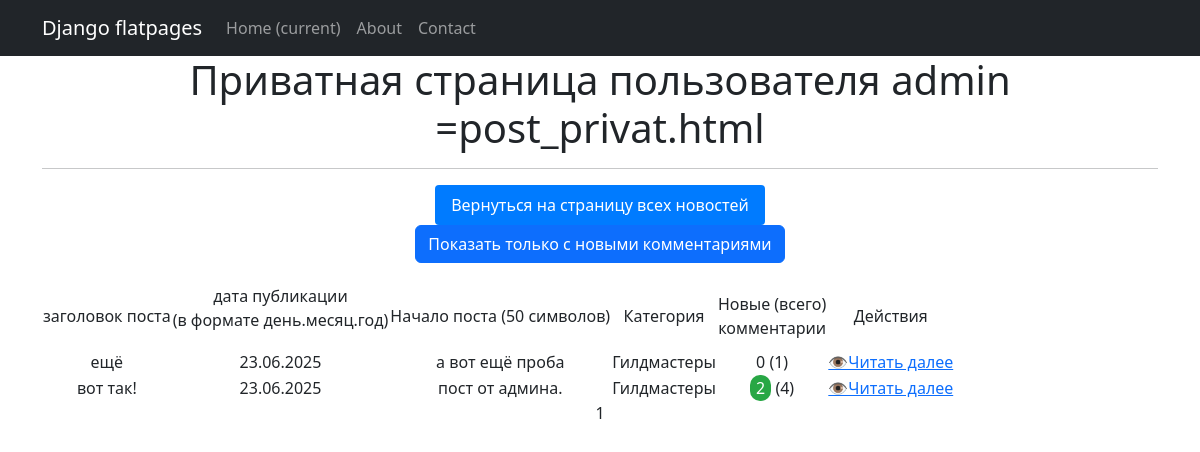
/news/privat/ (signed in), run on an earlier commit of the app's database.
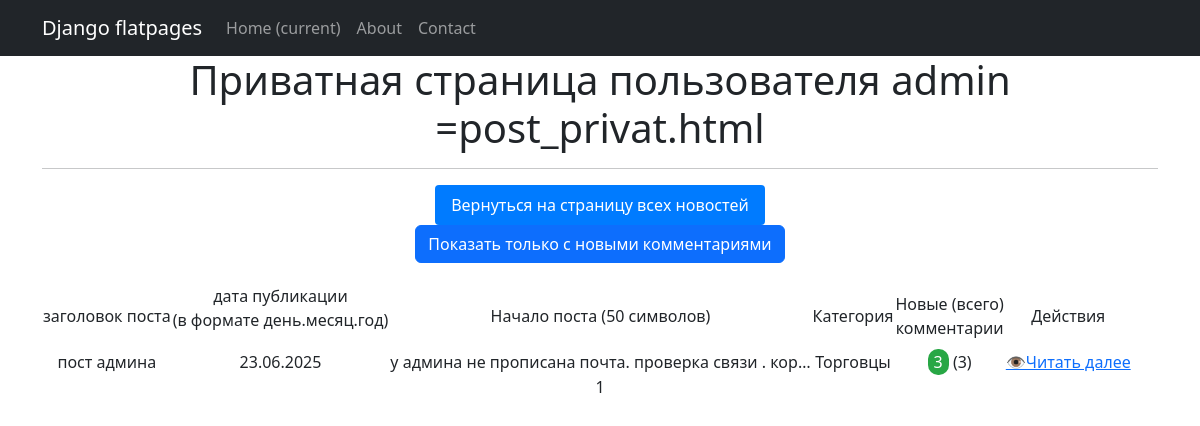
And on a later commit of the database.
### news/models.py (models this page shows, shortened)
class Post(models.Model):
    category = models.ForeignKey(Category, on_delete=models.CASCADE, related_name='category_post') # только 1 категория на пост
    user = models.ForeignKey(User, on_delete = models.CASCADE, related_name='user_post')
    time_in = models.DateTimeField(auto_now_add=True)
    time_ism = models.DateTimeField(auto_now=True)
    zagolov = models.CharField(max_length=100, default='')
    text = models.TextField()
    comments = models.ManyToManyField(User, through = 'Comment')

class Category(models.Model):
    category = models.CharField(max_length=50, default='', unique=True)
    def __str__(self):
        return self.category.title() # добавка .title() чтобы выводить каждое новое слово с заглавной буквы

### news/views.py (the view)
class PostsListPrivat(LoginRequiredMixin, ListView):
    model = Post
    template_name = 'post_privat.html'
    context_object_name = 'posts' # ЭТО АДРЕС ССЫЛКИ
    paginate_by = 8  # вот так мы можем указать количество записей на странице
    def get_queryset(self):
        queryset = Post.objects.filter(user=self.request.user).annotate(
            app_count=Count('post_comm',filter=Q(post_comm__stat='1'))
            , app_count3=Count('post_comm',filter=Q(post_comm__stat__in=['1','2']))
        ).order_by('-time_in')
        show_new = self.request.GET.get('with_comments', False)
        if show_new:queryset = queryset.filter(app_count__gt=0)
        return queryset
    def get_context_data(self, **kwargs):
        context = super().get_context_data(**kwargs)
        context['show_new'] = self.request.GET.get('with_comments', False)
        return context

### news/templatetags/custom_tags.py (called while the page is built)
@register.simple_tag()
def current_time(format_string='%b %d %Y'):
   return datetime.utcnow().strftime(format_string)

### templates/post_privat.html (shortened to what this page needs)
{% extends 'flatpages/default.html' %}
{% load custom_filters %}
{% load custom_tags %}
{% block content %}
   <h1>Приватная страница пользователя {{ request.user }} =post_privat.html</h1>
   <hr>
<a href="/news/" style="background-color: #007bff;color: white;padding: 8px 16px;
    text-decoration: none; border-radius: 4px;display: inline-block;">Вернуться на страницу всех новостей</a>
<div style="margin-bottom: 20px;">
    {% if show_new %}
    <a href="?" class="btn btn-primary">Показать все мои новости</a>
    {% else %}
        <a href="?with_comments=1" class="btn btn-primary">Показать только с новыми комментариями</a>
    {% endif %}
</div>
{% if posts %}
    <table>
        <tr>
            <td>заголовок поста</td>
            <td>дата публикации <p>(в формате день.месяц.год)</td>
            <td>Начало поста (50 символов)</td>
            <td>Категория</td>
            <td>Новые (всего)<br> комментарии</td>
            <td>Действия</td>
        </tr>
        {% for post in posts %}
        <tr>
            <td>{{ post.zagolov|truncatechars:20 }}</td>
            <td>{{ post.time_in|date:'d.m.Y' }}</td>
            <td>{{ post.text|truncatechars:50 }}</td>
            <td>{{ post.category }}</td>
            <td>
                {% if post.app_count > 0 %}
                    <span style="background-color: #28a745; color: white; padding: 2px 6px; border-radius: 10px;">
                        {{ post.app_count }}</span>
                {% else %}0{% endif %}
                ({{ post.app_count3 }})
            </td>
            <td><a href="/news/privat/{{ post.id }}">👁️Читать далее</a></td>
        </tr>
        {% endfor %}
    </table>
{% else %}
    <h2>У вас пока нет постов!</h2>
{% endif %}
{% if posts %}
   {{ page_obj.number }}
{% endif %}
{% endblock content %}

### templates/flatpages/default.html (shortened to what this page needs)
<!DOCTYPE html>
<html lang="en">
    <head>
        {% load static %}
        <link href="{% static 'css/styles.css' %}" rel="stylesheet" />
    </head>
    <body>
        <nav class="navbar navbar-expand-lg navbar-dark bg-dark static-top">
           <div class="container">
               <a class="navbar-brand" href="#">Django flatpages</a>
               <div class="collapse navbar-collapse" id="navbarResponsive">
                   <ul class="navbar-nav ml-auto">
                       <li class="nav-item active">
                           <a class="nav-link" href="#">Home
                               <span class="sr-only">(current)</span>
                           </a>
                       </li>
                       <li class="nav-item">
                           <a class="nav-link" href="/about/">About</a>
                       </li>
                       <li class="nav-item">
                           <a class="nav-link" href="/contacts/">Contact</a>
                       </li>
                   </ul>
               </div>
           </div>
        </nav>
        <div class="container">
           <div class="row">
               <div class="col-lg-12 text-center">
                   {% block content %}{% endblock content %}
               </div>
           </div>
        </div>
    </body>
</html>

What changed in the data, as far as the page shows it:
removed Post: zagolov "ещё", time_in "23.06.2025", text "а вот ещё проба", category "Гилдмастеры", app_count3 "1"
removed Post: zagolov "вот так!", time_in "23.06.2025", text "пост от админа.", category "Гилдмастеры", app_count "2", app_count3 "4"
now on this page (row edited): Post: zagolov "пост админа", time_in "23.06.2025", text "у админа не прописана почта. проверка связи . кор…", category "Торговцы", app_count "3", app_count3 "3"
